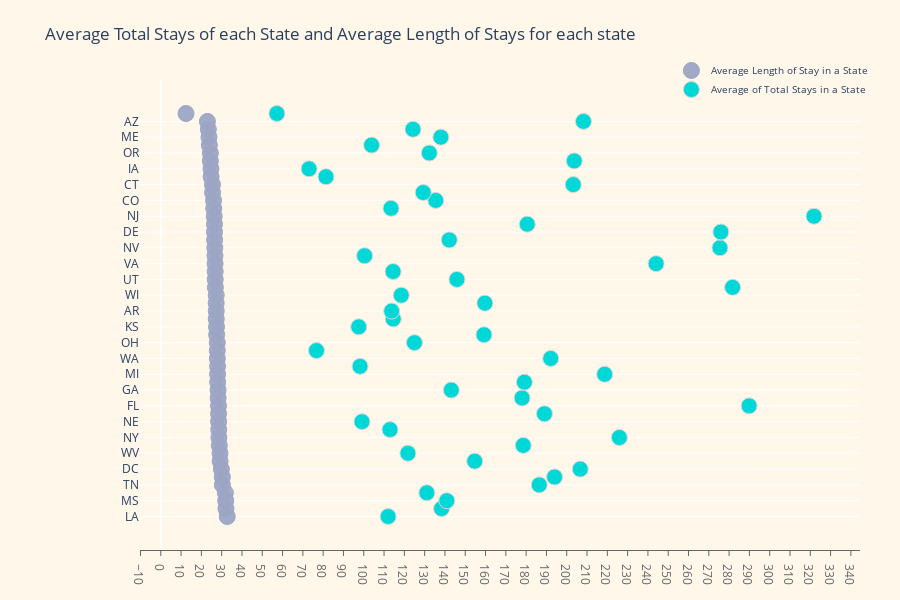

Source (notebook cell):
### Markdown cell above
Finding States / Facilities with poor average length of stay days

#States and their average total number stays (of different facilities) and average length of stays (in different facilities)

### Code cell
query2 = """SELECT
  state, AVG(average_length_of_stays_days) as average_length_of_stays_days, AVG(total_stays) as total_stays
FROM
  `bigquery-public-data.cms_medicare.nursing_facilities_2014`
  GROUP BY 
  state
ORDER BY
  average_length_of_stays_days DESC;
        """
response2 = medicare.query_to_pandas_safe(query2)
response2.head(10)


trace0 = go.Scatter(
    x=response2.average_length_of_stays_days,
    y=response2.state,
    mode='markers',
    name='Average Length of Stay in a State',
    marker=dict(
        color='rgba(156, 165, 196, 0.95)',
        line=dict(
            color='rgba(156, 165, 196, 1.0)',
            width=1,
        ),
        symbol='circle',
        size=16,
    )
)
trace1 = go.Scatter(
    x=response2.total_stays,
    y=response2.state,
    mode='markers',
    name='Average of Total Stays in a State ',
    marker=dict(
        color='#00d8d8',
        line=dict(
            color='rgba(217, 217, 217, 1.0)',
            width=1,
        ),
        symbol='circle',
        size=16,
    )
)

data = [trace0, trace1]
layout = go.Layout(
    title="Average Total Stays of each State and Average Length of Stays for each state ",
    xaxis=dict(
        showgrid=False,
        showline=True,
        linecolor='rgb(102, 102, 102)',
        titlefont=dict(
            color='rgb(204, 204, 204)'
        ),
        tickfont=dict(
            color='rgb(102, 102, 102)',
        ),
#         autotick=False,
        dtick=10,
        ticks='outside',
        tickcolor='rgb(102, 102, 102)',
    ),
    margin=dict(
        l=140,
        r=40,
        b=50,
        t=80
    ),
    legend=dict(
        font=dict(
            size=10,
        ),
        yanchor='middle',
        xanchor='right',
    ),
#     width=800,
    height=600,
    paper_bgcolor='rgb(254, 247, 234)',
    plot_bgcolor='rgb(254, 247, 234)',
    hovermode='closest',
)
fig = go.Figure(data=data, layout=layout)
iplot(fig, filename='lowest-oecd-votes-cast')

### Figure 1 — Plotly figure (JSON) as saved in the notebook; plotly's stock layout.template omitted (floating-point values rounded to 4 significant figures)
{"data": [{"marker": {"color": "rgba(156, 165, 196, 0.95)", "line": {"color": "rgba(156, 165, 196, 1.0)", "width": 1}, "size": 16, "symbol": "circle"}, "mode": "markers", "name": "Average Length of Stay in a State", "type": "scatter", "x": [32.73, 32.11, 31.97, 31.81, 30.35, 30.32, 29.86, 29.23, 29.18, 28.83, 28.63, 28.56, 28.48, 28.46, 28.42, 28.24, 28.21, 28.01, 27.98, 27.97, 27.86, 27.83, 27.82, 27.54, 27.45, 27.32, 27.32, 27.29, 27.29, 26.89, 26.81, 26.81, 26.74, 26.7, 26.6, 26.53, 26.47, 26.45, 26.31, 26.08, 26.01, 25.5, 25.47, 24.79, 24.71, 24.44, 24.43, 23.93, 23.75, 23.43, 22.97, 12.42], "y": ["LA", "IN", "MS", "TX", "TN", "IL", "DC", "KY", "WV", "CA", "NY", "WY", "NE", "SC", "FL", "NC", "GA", "NH", "MI", "HI", "WA", "SD", "OH", "VT", "KS", "ID", "AR", "PA", "WI", "MD", "UT", "MO", "VA", "OK", "NV", "NM", "DE", "AL", "NJ", "MT", "CO", "RI", "CT", "ND", "IA", "MA", "OR", "AK", "ME", "MN", "AZ", "PR"]}, {"marker": {"color": "#00d8d8", "line": {"color": "rgba(217, 217, 217, 1.0)", "width": 1}, "size": 16, "symbol": "circle"}, "mode": "markers", "name": "Average of Total Stays in a State ", "type": "scatter", "x": [112.0, 138.3, 140.9, 131.1, 186.5, 194.0, 206.7, 154.7, 121.7, 178.6, 225.9, 112.9, 99.12, 189.0, 289.9, 178.0, 143.1, 179.1, 218.7, 98.17, 192.1, 76.71, 125.0, 159.2, 97.52, 114.5, 113.7, 159.7, 118.5, 281.7, 145.9, 114.4, 244.0, 100.4, 275.5, 142.1, 275.9, 180.6, 321.8, 113.4, 135.5, 129.3, 203.2, 81.39, 73.06, 203.7, 132.3, 103.9, 138, 124.3, 208.3, 57.2], "y": ["LA", "IN", "MS", "TX", "TN", "IL", "DC", "KY", "WV", "CA", "NY", "WY", "NE", "SC", "FL", "NC", "GA", "NH", "MI", "HI", "WA", "SD", "OH", "VT", "KS", "ID", "AR", "PA", "WI", "MD", "UT", "MO", "VA", "OK", "NV", "NM", "DE", "AL", "NJ", "MT", "CO", "RI", "CT", "ND", "IA", "MA", "OR", "AK", "ME", "MN", "AZ", "PR"]}], "layout": {"height": 600, "hovermode": "closest", "legend": {"font": {"size": 10}, "xanchor": "right", "yanchor": "middle"}, "margin": {"b": 50, "l": 140, "r": 40, "t": 80}, "paper_bgcolor": "rgb(254, 247, 234)", "plot_bgcolor": "rgb(254, 247, 234)", "title": {"text": "Average Total Stays of each State and Average Length of Stays for each state "}, "xaxis": {"dtick": 10, "linecolor": "rgb(102, 102, 102)", "showgrid": false, "showline": true, "tickcolor": "rgb(102, 102, 102)", "tickfont": {"color": "rgb(102, 102, 102)"}, "ticks": "outside", "title": {"font": {"color": "rgb(204, 204, 204)"}}}}}
